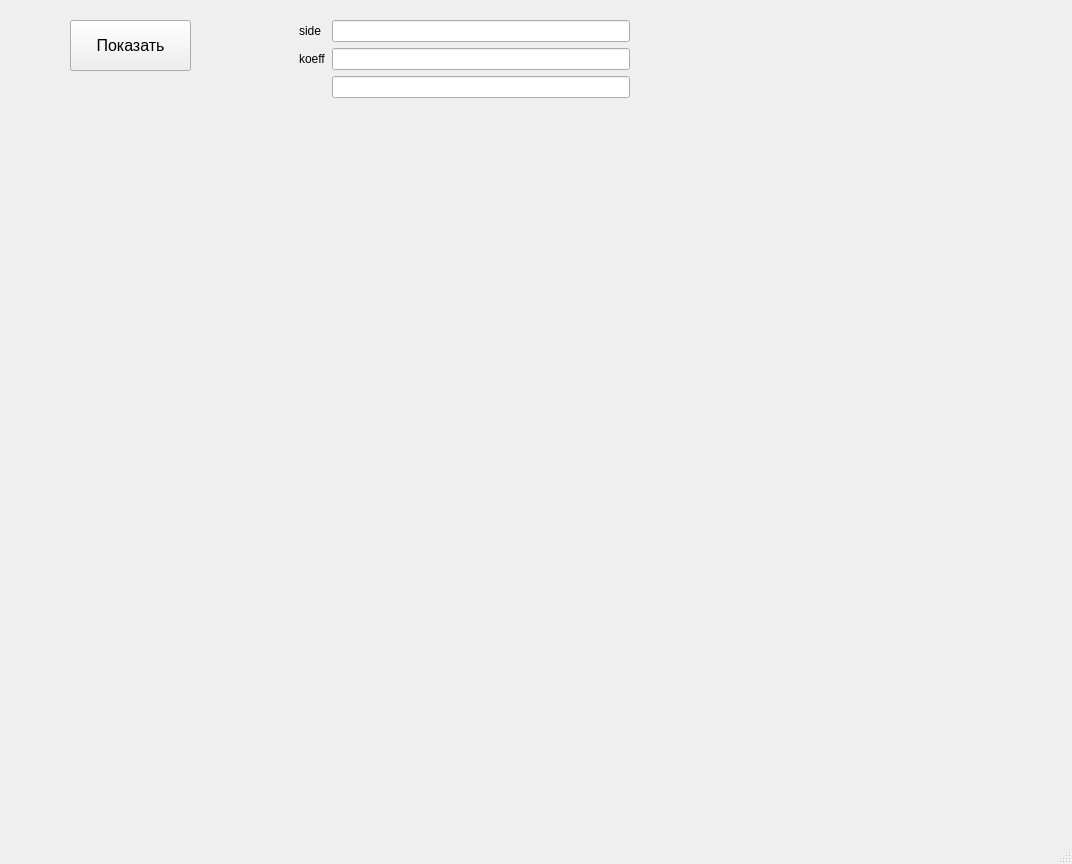
<?xml version="1.0" encoding="UTF-8"?>
<ui version="4.0">
 <class>MainWindow</class>
 <widget class="QMainWindow" name="MainWindow">
  <property name="geometry">
   <rect>
    <x>0</x>
    <y>0</y>
    <width>1072</width>
    <height>864</height>
   </rect>
  </property>
  <property name="windowTitle">
   <string>MainWindow</string>
  </property>
  <widget class="QWidget" name="centralwidget">
   <widget class="QPushButton" name="button">
    <property name="geometry">
     <rect>
      <x>70</x>
      <y>20</y>
      <width>121</width>
      <height>51</height>
     </rect>
    </property>
    <property name="styleSheet">
     <string notr="true">font-size: 16px;</string>
    </property>
    <property name="text">
     <string>Показать</string>
    </property>
   </widget>
   <widget class="QWidget" name="formLayoutWidget">
    <property name="geometry">
     <rect>
      <x>299</x>
      <y>20</y>
      <width>331</width>
      <height>82</height>
     </rect>
    </property>
    <layout class="QFormLayout" name="formLayout">
     <item row="0" column="0">
      <widget class="QLabel" name="label">
       <property name="text">
        <string>side</string>
       </property>
      </widget>
     </item>
     <item row="1" column="0">
      <widget class="QLabel" name="label_2">
       <property name="text">
        <string>koeff</string>
       </property>
      </widget>
     </item>
     <item row="2" column="0">
      <widget class="QLabel" name="label_3">
       <property name="text">
        <string/>
       </property>
      </widget>
     </item>
     <item row="0" column="1">
      <widget class="QLineEdit" name="line_side"/>
     </item>
     <item row="1" column="1">
      <widget class="QLineEdit" name="line_k"/>
     </item>
     <item row="2" column="1">
      <widget class="QLineEdit" name="line_n"/>
     </item>
    </layout>
   </widget>
   <widget class="QLabel" name="image">
    <property name="geometry">
     <rect>
      <x>340</x>
      <y>160</y>
      <width>481</width>
      <height>431</height>
     </rect>
    </property>
    <property name="text">
     <string/>
    </property>
   </widget>
  </widget>
  <widget class="QMenuBar" name="menubar">
   <property name="geometry">
    <rect>
     <x>0</x>
     <y>0</y>
     <width>1072</width>
     <height>26</height>
    </rect>
   </property>
  </widget>
  <widget class="QStatusBar" name="statusbar"/>
 </widget>
 <resources/>
 <connections/>
</ui>
